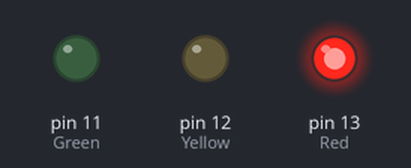
A sketch run on a simulated Arduino Uno, built with avr-gcc and run on an emulated ATmega328P. Parts: output pins drawn as LEDs (lit = HIGH).

Above: at 1.5 s.
At 4.5 s:
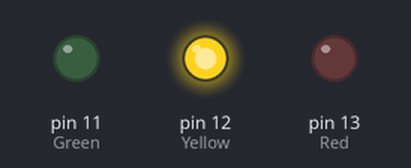
At 7.5 s:
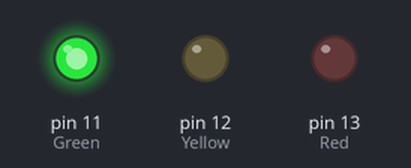
Timing chart, 0 to 11.7 s (numbered marks = the images above):
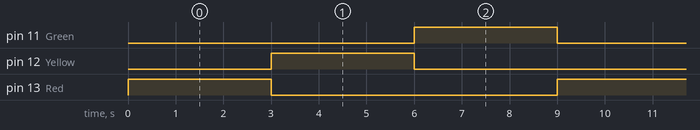

Measured:
- by itself, pin 11 (Green), pin 12 (Yellow), pin 13 (Red): alternates HIGH for 3.0 s and LOW for 6.0 s
- by itself, everything shown: repeats every 9.0 s, in 3 steps

The sketch:

traffic_light1.ino
```cpp
// C++ code

int Red = 13;
int Yellow = 12;
int Green = 11;

void setup()
{
  pinMode(Red, OUTPUT);
  pinMode(Yellow, OUTPUT);
  pinMode(Green, OUTPUT);
}

void loop()
{
  digitalWrite(Red, HIGH);
  digitalWrite(Yellow, LOW);
  digitalWrite(Green, LOW);
  delay(3000); // Wait for 3 seconds
  digitalWrite(Red, LOW);
  digitalWrite(Yellow, HIGH);
  digitalWrite(Green, LOW);
  delay(3000); // Wait for 3 seconds
  digitalWrite(Red, LOW);
  digitalWrite(Yellow, LOW);
  digitalWrite(Green, HIGH);
  delay(3000); // Wait for 3 seconds
}
```
